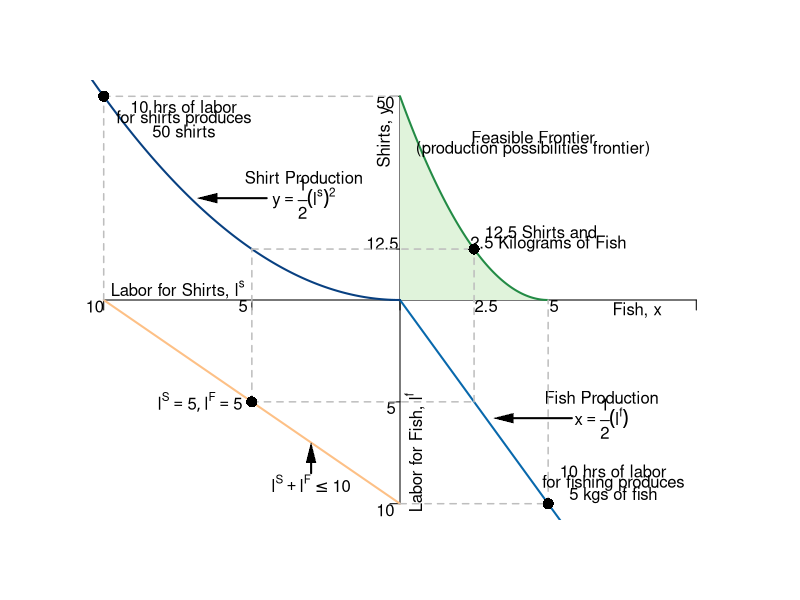

The R source for this figure:
#Graph Designer: Simon Halliday
#Authors: Bowles, Foley and Halliday
#Title: Coordination, Conflict and Competition: A Text in Microeconomics

require(shape)
pdf(file = "specprodexch/ppf_eos.pdf", width = 9, height = 9)

#Set parameters for graphics
axislabelsize <- 1
graphlinewidth <- 2
segmentlinewidth <- 1.5

COL <- c("#7fc97f", "#beaed4", "#fdc086", "#ffff99", "#386cb0", "#f0027f", "#bf5b17", "#666666")
COLA <- c("#e0f3db", "#99d8c9","#66c2a4","#41ae76", "#238b45", "#005824")
COLB <- c("#4eb3d3", "#2b8cbe", "#0868ac","#084081")

#Edited the margins to cater for the larger LHS labels
par(mar =  c(4, 4, 4, 4))

#Change this to make it log of l 

# ppf <- function(l, k = 0.5) {
#   k * (1/l)
# }

ppf <- function(fish, k = 0.1, alpha = 2, maxfish = 5) {
  k * (fish - maxfish)^alpha 
}

fishProd <- function(l, k = 0.5){
  (-k)*l
}

feasibleLabor <- function(l, time = 10){
  - time - l
}

manufactureProd <- function(l, k = 0.1, alpha = 2){
  k * (-l)^alpha
}

xlims <- c(-10, 10)
ylims <- c(-10, 10)

npts <- 501 
x <- seq(xlims[1], xlims[2], length.out = npts)
y <- seq(ylims[1], ylims[2], length.out = npts) 
a <- c(13, 15, 17)

plot(0, 0, xlim = xlims, ylim = ylims, type = "n",
     xlab = expression(paste("")),
     ylab = expression(paste("")), 
     xaxt = "n", 
     yaxt = "n", 
     cex.lab = axislabelsize, 
     bty = "n"
)

ticksy <- c(ylims[1], -5, 0, 2.5, ylims[2])
ylabels <- c(NA, NA, NA, NA, NA)
ticksx <- c(xlims[1], -5, 0, xlims[2])
xlabels <- c(NA, NA, NA)

axis(1, at = ticksx, pos = 0, labels = xlabels)
axis(2, at = ticksy, pos = 0, labels = ylabels, las = 1)

npts <- 500 
xx1 <- seq(0, 5, length.out = npts)
xx2 <- seq(0, xlims[2], length.out = npts)
xx3 <- seq(xlims[1], 0, length.out = npts)
xx4 <- seq(-11, 0, length.out = npts)

#Draw the polygon for shading the feasible set
xpoly1 <- seq(from = 0, to = 5, length.out = 500)
ypoly1 <- ppf(xpoly1, k = 10/25, alpha = 2, maxfish = 5)
polygon(x = c(xpoly1, rev(xpoly1[1])), y = c(ypoly1, rev(ypoly1)[1]), col=COLA[1], density=NULL, border = NA)

#Draw the graphs
lines(xx1, ppf(xx1, k = 10/25, alpha = 2, maxfish = 5), col = COLA[5], lwd = graphlinewidth)
lines(xx2, fishProd(xx2, k = 2), col = COLB[3], lwd = graphlinewidth)
lines(xx3, feasibleLabor(xx3, time = 10), col = COL[3], lwd = graphlinewidth)
lines(xx4, manufactureProd(xx4, k = 0.1, alpha = 2), col = COLB[4], lwd = graphlinewidth)

#mtext(expression(paste("Quantity of fish, ", x)), side=1, line = 2.5, cex = axislabelsize)
text(-0.5, 8, expression(paste("Shirts, ", y)), xpd = TRUE, cex = axislabelsize, srt = 90) 
text(8, -0.5, expression(paste("Fish, ", x)), xpd = TRUE, cex = axislabelsize)
text(0.5, -7.5, expression(paste("Labor for Fish, ", l^f)), xpd = TRUE, cex = axislabelsize, srt= 90) 
text(-7.5, 0.5, expression(paste("Labor for Shirts, ", l^s)), xpd = TRUE, cex = axislabelsize)

#Label the points on the axes we want
text(-0.6, 2.8, expression(paste(12.5)), xpd = TRUE, cex = axislabelsize)
text(-0.5, 9.7, expression(paste(50)), xpd = TRUE, cex = axislabelsize)
text(2.9, -0.3, expression(paste(2.5)), xpd = TRUE, cex = axislabelsize)
text(5.2, -0.3, expression(paste(5)), xpd = TRUE, cex = axislabelsize)
text(-5.3, -0.3, expression(paste(5)), xpd = TRUE, cex = axislabelsize)
text(-0.3, -5.3, expression(paste(5)), xpd = TRUE, cex = axislabelsize)
text(-10.3, -0.3, expression(paste(10)), xpd = TRUE, cex = axislabelsize)
text(-0.5, -10.3, expression(paste(10)), xpd = TRUE, cex = axislabelsize)

#Label the two production functions
#Clothing
text(-3.25, 6, expression(paste("Shirt Production")), xpd = TRUE, cex = axislabelsize)
text(-3.25, 5, expression(paste(y == frac(1,2)(l^s)^2)), xpd = TRUE, cex = axislabelsize)
Arrows(-4.5, 5, -6.5, 5, col = "black", lty = 1, lwd = 2, arr.type = "triangle", arr.lwd = 0.5)

#Fishing
text(6.8, -4.8, expression(paste("Fish Production")), xpd = TRUE, cex = axislabelsize)
text(6.8, -5.8, expression(paste(x == frac(1,2)(l^f))), xpd = TRUE, cex = axislabelsize)
Arrows(5.8, -5.8, 3.5, -5.8, col = "black", lty = 1, lwd = 2, arr.type = "triangle", arr.lwd = 0.5)

#Draw segments for the 50/50 split of time
segments(-5, -5, -5, 2.5, lty = 2, col = "gray", lwd = segmentlinewidth)
segments(-5, -5, 2.5, -5, lty = 2, col = "gray", lwd = segmentlinewidth)
segments(-5, 2.5, 2.5, 2.5, lty = 2, col = "gray", lwd = segmentlinewidth)
segments(2.5, -5, 2.5, 2.5, lty = 2, col = "gray", lwd = segmentlinewidth)

#Annotate Max time on clothes
segments(-10, 0, -10, 10, lty = 2, col = "gray", lwd = segmentlinewidth)
segments(-10, 10, 0, 10, lty = 2, col = "gray", lwd = segmentlinewidth)
text(-7.3, 9.5, expression(paste("10 hrs of labor")))
text(-7.3, 8.9, expression(paste("for shirts produces")))
text(-7.3, 8.3, expression(paste("50 shirts")))
points(-10, 10, pch = 16, col = "black", cex = 1.5)

#Annotate Max time on fishing
segments(0, -10, 5, -10, lty = 2, col = "gray", lwd = segmentlinewidth)
segments(5, -10, 5, 0, lty = 2, col = "gray", lwd = segmentlinewidth)
text(7.2, -8.4, expression(paste("10 hrs of labor")))
text(7.2, -9, expression(paste("for fishing produces")))
text(7.2, -9.6, expression(paste("5 kgs of fish")))
points(5, -10, pch = 16, col = "black", cex = 1.5)

#Annotate point on ppf 
points(2.5, 2.5, pch = 16, col = "black", cex = 1.5)
text(4.75, 3.35, expression(paste("12.5 Shirts and")))
text(5, 2.75, expression(paste("2.5 Kilograms of Fish")))

#Annotate point on labor feasibility frontier
points(-5, -5, pch = 16, col = "black", cex = 1.5)
text(-6.75, -5, expression(paste(list(l^S ==5, l^F == 5) )))

text(-3, -9, expression(paste(l^S + l^F <= 10)))
Arrows(-3, -8.5, -3, -7.5, col = "black", lty = 1, lwd = 2, arr.type = "triangle", arr.lwd = 0.5)

#Label the feasible frontier
text(4.5, 8, expression("Feasible Frontier"))
text(4.5, 7.4, expression("(production possibilities frontier)"))


dev.off()
